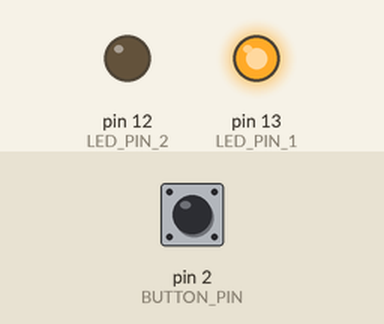
Recording of a sketch running on a simulated Arduino Uno, built with avr-gcc and run on an emulated ATmega328P. Shown: output pins drawn as LEDs (lit = HIGH). The inputs (shaded band) are chosen by the test bench; at power-on: pin 2 (BUTTON_PIN) HIGH.

Above: at 0.1 s.
Timing chart, 0 to 1.6 s (numbered marks = the images above):
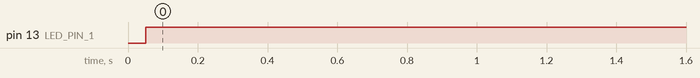

Measured:
- by itself, pin 13 (LED_PIN_1): LOW → HIGH at 0.05 s

The sketch:

LED_Digital_StateChangDet.ino
```cpp
const int BUTTON_PIN = 2;
const int LED_PIN_1 = 13;
const int LED_PIN_2 = 12;

unsigned long lastDebounceTime = 0;
unsigned long debounceDelay = 50;

int buttonPushCounter = 0;
int buttonState = 0;
int lastButtonState = 0;
int ledState = LOW;

void setup() {
  pinMode(BUTTON_PIN, INPUT_PULLUP);
  pinMode(LED_PIN_1, OUTPUT);
  pinMode(LED_PIN_2, OUTPUT);
}

void loop() {
  unsigned long currentTime = millis();
  if (currentTime - lastDebounceTime >= debounceDelay) {
    lastDebounceTime = currentTime;

    buttonState = digitalRead(BUTTON_PIN);
    if (buttonState != lastButtonState) {
      lastButtonState = buttonState;

      if (buttonState == HIGH) {
        buttonPushCounter++;
      }
    }
  }

  if (buttonPushCounter == 0) {
    if (ledState != LOW) {
      digitalWrite(LED_PIN_1, LOW);
      digitalWrite(LED_PIN_2, LOW);
      ledState = LOW;
    }
  } else if (buttonPushCounter % 2 == 0) {
    if (ledState != HIGH) {
      digitalWrite(LED_PIN_2, HIGH);
      digitalWrite(LED_PIN_1, LOW);
      ledState = HIGH;
    }
  } else if (buttonPushCounter % 2 != 0){
    if (ledState != HIGH) {
      digitalWrite(LED_PIN_2, LOW);
      digitalWrite(LED_PIN_1, HIGH);
      ledState = HIGH;
    }
  }

  digitalWrite(LED_PIN_1, ledState);
}
```
